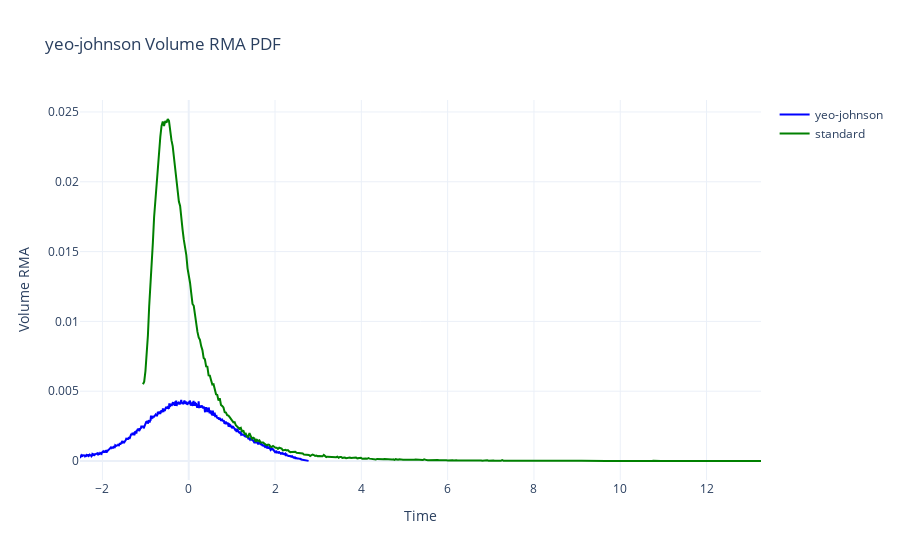

The notebook cell saved with this chart:
### Code cell
from sklearn.preprocessing import PowerTransformer, StandardScaler

mt_ohlcva['yeo-johnson volume_rma'] = PowerTransformer(method='yeo-johnson').fit_transform(mt_ohlcva[['volume_rma']])
mt_ohlcva['standard volume_rma'] = StandardScaler().fit_transform(X=mt_ohlcva[['volume_rma']])
# for timeframe in mt_ohlcva.index.get_level_values(level='timeframe').unique():
#     ohlcva = single_timeframe(mt_ohlcva, timeframe)
#     fig.add_trace(go.Scatter(x=ohlcva.index.get_level_values(level='date'), y=mt_ohlcva, mode='lines', name=timeframe,
#                              line=dict(color=timeframe_color(timeframe))))
# fig.update_layout(title='yeo-johnson Volume / RMA Over Time', xaxis_title='Time', yaxis_title='Volume RMA',
#                   template='plotly_white').show()

count1, edges1 = np.histogram(mt_ohlcva['yeo-johnson volume_rma'], bins=500, )
probability1 = count1 / len(mt_ohlcva)
count2, edges2 = np.histogram(mt_ohlcva['standard volume_rma'], bins=500, )
probability2 = count2 / len(mt_ohlcva)
fig = go.Figure()
fig.add_trace(go.Scatter(x=edges1, y=probability1, mode='lines', name='yeo-johnson', line=dict(color='blue')))
fig.add_trace(go.Scatter(x=edges2, y=probability2, mode='lines', name='standard', line=dict(color='green')))
fig.update_layout(title='yeo-johnson Volume RMA PDF', xaxis_title='Time', yaxis_title='Volume RMA',
                  template='plotly_white').show()
mt_ohlcva['n_volume_rma'].describe()

### Figure 1 — Plotly figure (JSON) as saved in the notebook; plotly's stock layout.template omitted (floating-point values rounded to 4 significant figures; data arrays with more than 128 entries replaced by an {"elided": "..."} marker saying what was removed)
{"data": [{"line": {"color": "blue"}, "mode": "lines", "name": "yeo-johnson", "x": {"elided": "501 float values"}, "y": {"elided": "500 float values"}, "type": "scatter"}, {"line": {"color": "green"}, "mode": "lines", "name": "standard", "x": {"elided": "501 float values"}, "y": {"elided": "500 float values"}, "type": "scatter"}], "layout": {"title": {"text": "yeo-johnson Volume RMA PDF"}, "xaxis": {"title": {"text": "Time"}}, "yaxis": {"title": {"text": "Volume RMA"}}}}
